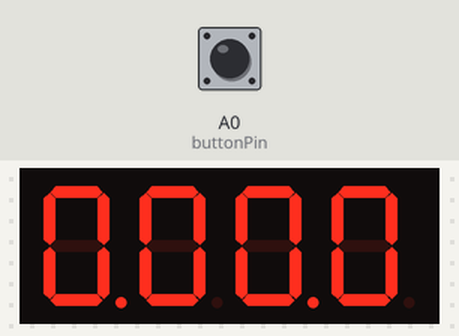
The sketch below on a simulated Arduino Uno, built with avr-gcc and run on an emulated ATmega328P. Shown: 4-digit seven-segment display. Wiring (inferred from the names in the program): 4-digit 7-segment display, segments lit when HIGH: segments pin 2, pin 3, pin 4, pin 5, pin 6, pin 7, pin 8, pin 9; digit selects pin 10, pin 11, pin 12, pin 13. Inputs (shaded band) come from the test bench; at power-on: A0 (buttonPin) LOW. The segment pins are drawn as the display they are named for.

Above: at 1.2 s.
1.3 s: A0 (buttonPin) pulled HIGH for 0.15 s
At 1.54 s:
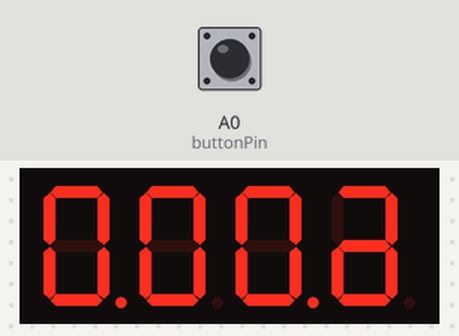
2.0 s: A0 (buttonPin) pulled HIGH for 1 s
4.5 s: A0 (buttonPin) pulled HIGH for 0.15 s
At 5.04 s:
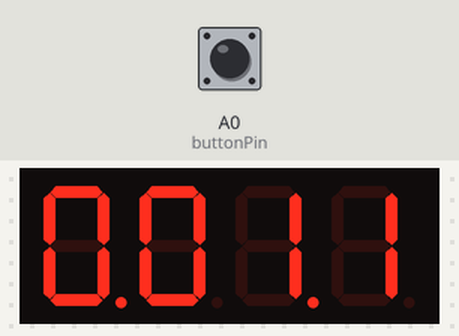
5.2 s: A0 (buttonPin) pulled HIGH for 3.2 s
Timing chart, 0 to 8.2 s (numbered marks = the images above; inputs shaded):
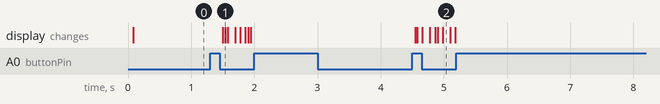

Measured:
- after the input at 1.3 s, the display: first changes after 0.20 s (image 1 shows a later state)
- after the input at 2.0 s, every drawn part: stays the same
- after the input at 4.5 s, the display: first changes after 0.05 s (image 2 shows a later state)
- after the input at 5.2 s, every drawn part: stays the same

The sketch:

chronometer.ino
```cpp
/* Code written by Adrien Louvrier, 31/12/2020
 *
 * Objective : implement a chronometer which can be turn and paused by pressing a button
 * Card used : Arduin Uno
 *
 * Electronic Circuit :
 * input :
 * - Button connected to pin A0, 5V and grd
 * - 10kOhms resistor connected to pin A0 and grd
 * output :
 * - 4x7 segments display with 330 Omhs resistances (segments connected to pins 2 to 8, point -> 9, digit4 -> 10, digit1 -> 11, digit2 -> 12, digit0 -> 13)
 */

#define a 2 // 4x7 segments display pins
#define b 3
#define c 4
#define d 5
#define e 6
#define f 7
#define g 8
#define point 9

#define digit1 10 // digits pins
#define digit2 11
#define digit3 12
#define digit4 13

#define buttonPin A0

// Values used to display points : points are represented in binary
#define _0000 0
#define _0001 1
#define _0010 2
#define _0011 3
#define _0100 4
#define _0101 5
#define _0110 6
#define _0111 7
#define _1000 8
#define _1001 9
#define _1010 10
#define _1011 11
#define _1100 12
#define _1101 13
#define _1110 14
#define _1111 15

// Function prototypes
void displayTime(int timeMinute, int timeSecond, int timeTenthSecond);
void displayValue(int value, int points);
void displayDigit0(int value, int pointValue);
void displayDigit1(int value, int pointValue);
void displayDigit2(int value, int pointValue);
void displayDigit3(int value, int pointValue);
void displayOnDigit(int value);

int const displayDelayValue = 10000; // delay used to display digits on 7 segments displays

unsigned int long timerDisplay; // timer used to display
unsigned int long timerTime = 0; // timer used to count time
unsigned int long timerButton = 0; // timer used to consider the press on the button

int buttonPressed = 0;
int isDisplayOK = 0;
int digit1Displayed = 0;
int digit2Displayed = 0;
int digit3Displayed = 0;
int digit4Displayed = 0;

int timeMinute = 0;
int timeSecond = 0;
int timeTenthSecond = 0;

void setup() {
  // Put the segments inputs in output mode
  for (int i = 2; i<=13; ++i){
    pinMode(i, OUTPUT);
  }

  digitalWrite(point, LOW);
  digitalWrite(digit1, LOW);
  digitalWrite(digit2, LOW);
  digitalWrite(digit3, LOW);
  digitalWrite(digit4, LOW);
}

void loop() {
  int buttonPinValue = digitalRead(buttonPin);

  if (buttonPinValue && buttonPressed){
    isDisplayOK = !isDisplayOK;
    buttonPressed = 0;
  }

  if (isDisplayOK){
    if (timerTime == 0) {
      timerTime = micros();
    }
    if (micros()-timerTime > 100000) {
      ++timeTenthSecond;
      timerTime = 0;
    }
    if (timeTenthSecond == 10){
      ++timeSecond;
      timeTenthSecond = 0;
    }

    if (timeSecond == 60){
      ++timeMinute;
      timeSecond = 0;
    }

    timeMinute = timeMinute%10;
  }

  if (!buttonPinValue && micros() - timerButton > 30000) {
    buttonPressed = 1;
  }
  displayTime(timeMinute, timeSecond, timeTenthSecond);
}

void displayTime(int timeMinute, int timeSecond, int timeTenthSecond) {
  displayValue(timeMinute * 1000 + timeSecond * 10 + timeTenthSecond, _1010);
}

void displayValue(int value, int points) {
  if (!digit1Displayed && !digit2Displayed && !digit3Displayed && !digit4Displayed){
    digit1Displayed = 1;
    timerDisplay = micros();
  }
  if (digit1Displayed && (micros()-timerDisplay > displayDelayValue)){
    displayDigit1(value/1000, (points>>3) & 1);
    digit1Displayed = 0;
  }

  if (!digit1Displayed && !digit2Displayed && !digit3Displayed && !digit4Displayed){
    digit2Displayed = 1;
    timerDisplay = micros();
  }
  if (digit2Displayed && (micros()-timerDisplay > displayDelayValue)){
    displayDigit2((value%1000)/100, (points>>2) & 1);
    digit2Displayed = 0;
  }

  if (!digit1Displayed && !digit2Displayed && !digit3Displayed && !digit4Displayed){
    digit3Displayed = 1;
    timerDisplay = micros();
  }
  if (digit3Displayed && (micros()-timerDisplay > displayDelayValue)){
    displayDigit3((value%100)/10, (points >> 1) & 1);
    digit3Displayed = 0;
  }

  if (!digit1Displayed && !digit2Displayed && !digit3Displayed && !digit4Displayed){
    digit4Displayed = 1;
    timerDisplay = micros();
  }
  if (digit4Displayed && (micros()-timerDisplay > displayDelayValue)){
    displayDigit4(value%10, points & 1);
    digit4Displayed = 0;
  }
}

void displayDigit1(int value, int pointValue){
  digitalWrite(point, pointValue);
  digitalWrite(digit4, HIGH);
  digitalWrite(digit3, HIGH);
  digitalWrite(digit2, HIGH);
  digitalWrite(digit1, LOW);
  displayOnDigit(value);
}

void displayDigit2(int value, int pointValue){
  digitalWrite(point, pointValue);
  digitalWrite(digit4, HIGH);
  digitalWrite(digit3, HIGH);
  digitalWrite(digit2, LOW);
  digitalWrite(digit1, HIGH);
  displayOnDigit(value);
}

void displayDigit3(int value, int pointValue){
  digitalWrite(point, pointValue);
  digitalWrite(digit4, HIGH);
  digitalWrite(digit3, LOW);
  digitalWrite(digit2, HIGH);
  digitalWrite(digit1, HIGH);
  displayOnDigit(value);
}

void displayDigit4(int value, int pointValue){
  digitalWrite(point, pointValue);
  digitalWrite(digit4, LOW);
  digitalWrite(digit3, HIGH);
  digitalWrite(digit2, HIGH);
  digitalWrite(digit1, HIGH);
  displayOnDigit(value);
}

void displayOnDigit(int value){
  switch (value){
     case 0:
      digitalWrite(a, HIGH);
      digitalWrite(b, HIGH);
      digitalWrite(c, HIGH);
      digitalWrite(d, HIGH);
      digitalWrite(e, HIGH);
      digitalWrite(f, HIGH);
      digitalWrite(g, LOW);
      break;
    case 1:
      digitalWrite(a, LOW);
      digitalWrite(b, HIGH);
      digitalWrite(c, HIGH);
      digitalWrite(d, LOW);
      digitalWrite(e, LOW);
      digitalWrite(f, LOW);
      digitalWrite(g, LOW);
      break;
    case 2:
      digitalWrite(a, HIGH);
      digitalWrite(b, HIGH);
      digitalWrite(c, LOW);
      digitalWrite(d, HIGH);
      digitalWrite(e, HIGH);
      digitalWrite(f, LOW);
      digitalWrite(g, HIGH);
      break;
    case 3:
      digitalWrite(a, HIGH);
      digitalWrite(b, HIGH);
      digitalWrite(c, HIGH);
      digitalWrite(d, HIGH);
      digitalWrite(e, LOW);
      digitalWrite(f, LOW);
      digitalWrite(g, HIGH);
      break;
    case 4:
      digitalWrite(a, LOW);
      digitalWrite(b, HIGH);
      digitalWrite(c, HIGH);
      digitalWrite(d, LOW);
      digitalWrite(e, LOW);
      digitalWrite(f, HIGH);
      digitalWrite(g, HIGH);
      break;
    case 5:
      digitalWrite(a, HIGH);
      digitalWrite(b, LOW);
      digitalWrite(c, HIGH);
      digitalWrite(d, HIGH);
      digitalWrite(e, LOW);
      digitalWrite(f, HIGH);
      digitalWrite(g, HIGH);
      break;
    case 6:
      digitalWrite(a, HIGH);
      digitalWrite(b, LOW);
      digitalWrite(c, HIGH);
      digitalWrite(d, HIGH);
      digitalWrite(e, HIGH);
      digitalWrite(f, HIGH);
      digitalWrite(g, HIGH);
      break;
    case 7:
      digitalWrite(a, HIGH);
      digitalWrite(b, HIGH);
      digitalWrite(c, HIGH);
      digitalWrite(d, LOW);
      digitalWrite(e, LOW);
      digitalWrite(f, LOW);
      digitalWrite(g, LOW);
      break;
    case 8:
      digitalWrite(a, HIGH);
      digitalWrite(b, HIGH);
      digitalWrite(d, HIGH);
      digitalWrite(c, HIGH);
      digitalWrite(e, HIGH);
      digitalWrite(f, HIGH);
      digitalWrite(g, HIGH);
      break;
    case 9:
      digitalWrite(a, HIGH);
      digitalWrite(b, HIGH);
      digitalWrite(c, HIGH);
      digitalWrite(d, HIGH);
      digitalWrite(e, LOW);
      digitalWrite(f, HIGH);
      digitalWrite(g, HIGH);
      break;
  }
}
```
